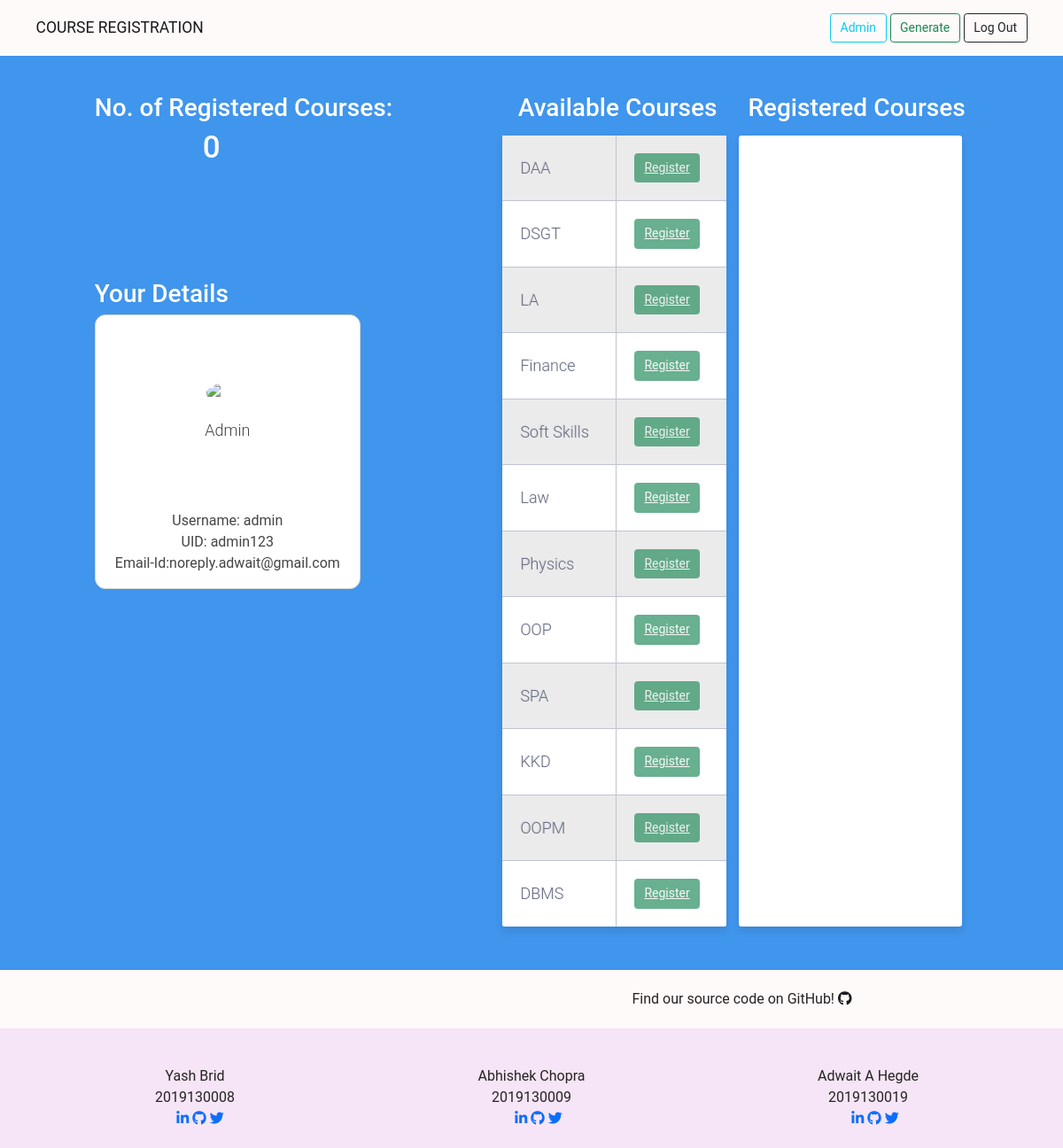
The app's page / (signed in) with its own data.
### app/models.py (models this page shows, shortened)
class Subject(models.Model):
    name = models.CharField(max_length=30, unique=True)

### app/views.py (the view)
# urls.py: path('', views.start, name="start"),
def start(request):
    if not request.user.is_authenticated:
        return redirect('/login/')
    not_admin=False
    all_subjects = Subject.objects.values()
    reg_subjects = []
    uid = 'admin123'
    if request.user.username!='admin':
        not_admin=True
        mapping = Mapping.objects.get(user=request.user)
        reg_subjects = mapping.sub.values()
        uid = mapping
    regno = len(reg_subjects)
    aval_subjects=[]
    for sub in all_subjects:
        if sub not in reg_subjects:
            aval_subjects.append(sub)
    prms = {'regno':regno,'uid':uid, 'all_sub':aval_subjects,'reg_sub':reg_subjects,'is_admin':not not_admin}
    return render(request, 'start.html', prms)

### templates/start.html (shortened to what this page needs)
<!DOCTYPE html>
<html lang="en">
  <head>
    <link href="https://cdn.jsdelivr.net/npm/bootstrap@5.0.0-beta3/dist/css/bootstrap.min.css" rel="stylesheet">
  </head>
  <body>
    <nav class="navbar navbar-light mb-5 p-3" style="background-color: #fffafa;">
      <div class="container">
        <a class="navbar-brand">COURSE REGISTRATION</a>
        <div class="d-flex">
          {% if is_admin %}
          <a class="btn btn-outline-info" href="/admin/">Admin</a>
          <a class="btn btn-outline-success" href="{% url 'generate' %}">Generate</a>
          {% endif %}
          <a class="btn btn-outline-dark" href="{% url 'signout' %}">Log Out</a>
          </div>
      </div>
    </nav>
    <div class="containe area" style="display: flex; justify-content: space-evenly;">
      <div class="subarea1">
        <div class="container">
          <div>
            <h2>No. of Registered Courses:</h2>
            <h1>&nbsp; &nbsp; &nbsp; &nbsp; &nbsp; &nbsp; &nbsp; {{regno}}</h1>
          </div>
          <br><br><br><br><br>
          <h2>Your Details</h2>
          <div class="card">
            <header>
              <img src='https://th.bing.com/th/id/Rc11b6f38dffc24a4508217513b0e50bd?rik=Pt%2bkITlukiMkWg&riu=http%3a%2f%2fwww.emmegi.co.uk%2fwp-content%2fuploads%2f2019%2f01%2fUser-Icon.jpg&ehk=zjS04fF4nxx%2bpkvRPsSezyic3Z7Yfu%2fuoT75KnbNv1Y%3d&risl=&pid=ImgRaw' alt='user'>
              <p class="face__name">{{user.first_name}} {{user.last_name}}</p>
            </header>
            <div style="color: #444; margin-bottom: 16px;">
              Username: {{user.username}}<br>
              UID: {{uid}} <br>
              Email-Id:{{user.email}} <br>
              </div>
          </div>
      </div>
      </div>
      <div class="subarea3">
        <h2>
          &nbsp; &nbsp; &nbsp;Available Courses &nbsp; &nbsp; Registered Courses &nbsp;
        </h2>
        <div class="container" style="display: flex;">
          <table class="table-fill m-2">
            <tbody class="table-hover">
            {% for sub in all_sub %}
            <tr>
            <td class="text-left">{{sub.name}}</td>
            <td class="text-left"><button class="btn btn-success" {% if is_admin %} disabled {% endif %}><a href="{% url 'register' sid=sub.id %}" style="color: whitesmoke;">Register</a></button></td>
            </tr>
            {% endfor %}
            </tbody>
          </table>
          <br>
          <table class="table-fill m-2">
            <tbody class="table-hover">
            </tbody>
          </table>
        </div>
      </div>
    </div>
<footer
class="page-footer font-small mt-5"
style="background-color: #f6e5f6; color: rgb(37, 37, 35)"
>
<div style="background-color: #fffafa">
  <div class="container">
    <div class="row py-4 d-flex align-items-center">
      <div class="col-md-6 col-lg-7 text-center text-md-right">
        Find our source code on GitHub!
        <a href="https://github.com/adwait-hegde/exam-scheduler" class="tw-ic" style="color: #1b1e24;">
          <i class="fab fa-github white-text mr-4"> </i>
        </a>
      </div>
    </div>
  </div>
</div>
<div class="container text-center text-md-left mt-5">
  <div class="row mt-3">
    <div class="col-md-4 col-lg-4 col-xl-4 mx-auto mb-4">
      <center>
        Yash Brid<br />2019130008<br />&nbsp;&nbsp;
        <a href="https://www.linkedin.com/in/adwait-hegde/" class="li-ic"><i class="fab fa-linkedin-in white-text mr-4"></i></a>
        <a href="https://github.com/bridyash13/" class="tw-ic"><i class="fab fa-github white-text mr-4"></i></a>
        <a href="https://twitter.com/bridyash13/" class="tw-ic"><i class="fab fa-twitter white-text mr-4"></i></a>
      </center>
    </div>
    <div class="col-md-4 col-lg-4 col-xl-4 mx-auto mb-4">
      <center>
        Abhishek Chopra<br />
        2019130009<br />&nbsp;&nbsp;&nbsp;
        <a href="https://www.linkedin.com/in/yash-jagtap-405a37150/" class="li-ic"><i class="fab fa-linkedin-in white-text mr-4"></i></a>
        <a href="https://github.com/AbhishekC20001/" class="tw-ic"><i class="fab fa-github white-text mr-4"></i></a>
        <a href="" class="tw-ic"><i class="fab fa-twitter white-text mr-4"></i></a>
      </center>
    </div>
    <div class="col-md-4 col-lg-4 col-xl-4 mx-auto mb-4">
      <center>
        Adwait A Hegde<br>
        2019130019<br>&nbsp;&nbsp;&nbsp;
        <a href="https://www.linkedin.com/in/adwait-hegde/" class="li-ic"><i class="fab fa-linkedin-in white-text mr-4"></i></a>
        <a href="https://github.com/adwait-hegde/" class="tw-ic"><i class="fab fa-github white-text mr-4"></i></a>
        <a href="https://twitter.com/adwait_hegde/" class="tw-ic"><i class="fab fa-twitter white-text mr-4"></i></a>
      </center>
    </div>
  </div>
</div>
</footer>
  </body>
</html>

### templates/start.html (style rules this page uses)
body { background-size: cover; background-image: linear-gradient( rgba(255, 255, 255, 0.01), rgba(255, 255, 255, 0.01) ), url("https://images.unsplash.com/photo-1557682250-33bd709cbe85?ixlib=rb-1.2.1&q=80&fm=jpg&crop=entropy&cs=tinysrgb&w=1080&fit=max"); color: white; }
html, body { height: 100vh; font-size: 14px; font-family: Montserrat, sans-serif; }
.card { width: 300px; max-width: 100%; text-align: center; border-radius: 12px; background: white; border: 1px solid #d4d4d4; }
.card header { background-image: url('https://images.unsplash.com/photo-1616268177838-f524156bb98d?crop=entropy&cs=tinysrgb&fit=max&fm=jpg&ixid=MnwxNDU4OXwwfDF8cmFuZG9tfHx8fHx8fHx8MTYxNjYyMTQ1NQ&ixlib=rb-1.2.1&q=80&w=400'); height: 120px; border-radius: 12px 12px 0 0; margin-bottom: 100px; }
.card header img { margin: 70px 40px 10px 40px; border-radius: 50%; height: 100px; width: 100px; border: 6px solid white; }
.card header p { color: #444; font-size: 18px; font-weight: 300; }
body { background-color: #3e94ec; font-family: "Roboto", helvetica, arial, sans-serif; font-size: 16px; font-weight: 400; text-rendering: optimizeLegibility; }
.table-fill { background: white; border-radius:3px; border-collapse: collapse; height: auto; margin: auto; max-width: 600px; padding:5px; width: 100%; box-shadow: 0 5px 10px rgba(0, 0, 0, 0.1); animation: float 5s infinite; }
tr { border-top: 1px solid #C1C3D1; border-bottom-: 1px solid #C1C3D1; color:#666B85; font-size:16px; font-weight:normal; text-shadow: 0 1px 1px rgba(256, 256, 256, 0.1); }
tr:first-child { border-top:none; }
tr:last-child { border-bottom:none; }
tr:nth-child(odd) td { background:#EBEBEB; }
tr:last-child td:first-child { border-bottom-left-radius:3px; }
tr:last-child td:last-child { border-bottom-right-radius:3px; }
td { background:#FFFFFF; padding:20px; text-align:left; vertical-align:middle; font-weight:300; font-size:18px; text-shadow: -1px -1px 1px rgba(0, 0, 0, 0.1); border-right: 1px solid #C1C3D1; }
td:last-child { border-right: 0px; }
td.text-left { text-align: left; }

### records on screen
Subject: name "DAA"
Subject: name "DSGT"
Subject: name "LA"
Subject: name "Finance"
Subject: name "Soft Skills"
Subject: name "Law"
Subject: name "Physics"
Subject: name "OOP"
Subject: name "SPA"
Subject: name "KKD"
Subject: name "OOPM"
Subject: name "DBMS"

### other values on screen
{{ regno }} "0"
{{ user.first_name }} "Admin"
{{ user.username }} "admin"
{{ uid }} "admin123"
{{ user.email }} "noreply.adwait@gmail.com"
